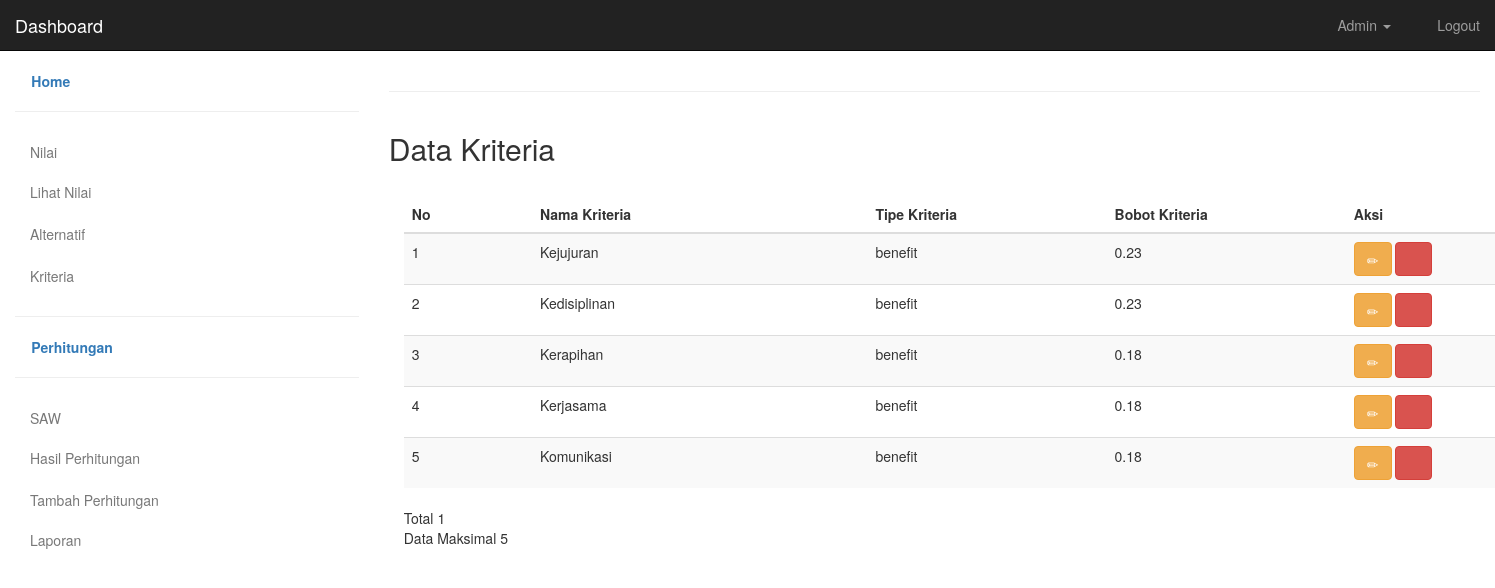
Page /kriteria.php on the committed database.
### tables this page shows
CREATE TABLE IF NOT EXISTS `kriteria` (
  `id_kriteria` int(11) NOT NULL,
  `nama_kriteria` varchar(255) NOT NULL,
  `tipe_kriteria` varchar(10) NOT NULL,
  `bobot_kriteria` double NOT NULL
);

### includes/kriteria.inc.php (called while the page is built, shortened)
<?php
class Kriteria{
	private $conn;
	private $table_name = "kriteria";
	public function __construct($db){
		$this->conn = $db;
	}
	function readHasil(){
		$query = 'SELECT SUM(bobot_kriteria) from `kriteria`';
		$stmt = $this->conn->prepare( $query );
		$stmt->execute();
		return $stmt;
	}
	function readAll(){
		$query = "SELECT * FROM ".$this->table_name." ORDER BY id_kriteria ASC";
		$stmt = $this->conn->prepare( $query );
		$stmt->execute();
		return $stmt;
	}
}
?>

### kriteria.php (the view, shortened to what this page needs)
<!DOCTYPE html>
<html lang="en">
    <head>
        <link href="css/bootstrap.min.css" rel="stylesheet">
        <link href="css/styles.css" rel="stylesheet">
    </head>
    <body>
<div id="top-nav" class="navbar navbar-inverse navbar-static-top">
    <div class="container-fluid">
        <div class="navbar-header">
            <a class="navbar-brand" href="#">Dashboard</a>
        </div>
        <div class="navbar-collapse collapse">
            <ul class="nav navbar-nav navbar-right">
                <li class="dropdown">
                    <a class="dropdown-toggle" role="button" data-toggle="dropdown" href="#"><i class="glyphicon glyphicon-user"></i> Admin <span class="caret"></span></a>
                </li>
                <li><a href="#"><i class="glyphicon glyphicon-lock"></i> Logout</a></li>
            </ul>
        </div>
    </div>
</div>
<div class="container-fluid">
    <div class="row">
        <div class="col-sm-3">
            <a href="#"><strong><i class="glyphicon glyphicon-wrench"></i> Home</strong></a>
            <hr>
            <ul class="nav nav-stacked">
                <li class="nav-header"> <a href="#" data-toggle="collapse" data-target="#userMenu">Nilai <i class="glyphicon glyphicon-chevron-down"></i></a>
                    <ul class="nav nav-stacked collapse in" id="userMenu">
                        </li>
                        <li><a href="nilai.php">Lihat Nilai</a>
                        </li>
                    </ul>
                <li class="nav-header"> <a href="#" data-toggle="collapse" data-target="#menu2"> Alternatif <i class="glyphicon glyphicon-chevron-right"></i></a>
                        </li>
                <li class="nav-header">
                    <a href="#" data-toggle="collapse" data-target="#menu3"> Kriteria <i class="glyphicon glyphicon-chevron-right"></i></a>
                </li>
            <hr>
            <a href="#"><strong><i class="glyphicon glyphicon-list"></i> Perhitungan</strong></a>
            <hr>
             <ul class="nav nav-stacked">
                <li class="nav-header"> <a href="#" data-toggle="collapse" data-target="#perhitungan">SAW <i class="glyphicon glyphicon-chevron-down"></i></a>
                    <ul class="nav nav-stacked collapse in" id="perhitungan">
                        </li>
                        <li><a href="saw.php">Hasil Perhitungan</a>
                        </li>
                        <li><a href="tambah_saw.php">Tambah Perhitungan</a>
                        </li>
                    </ul>
                <ul class="nav nav-stacked">
               <li class="nav-header"> <a href="laporan.php" data-toggle="collapse" data-target="#laporan">Laporan<i class="glyphicon glyphicon-chevron-down"></i></a>
        </div>
        <div class="col-sm-9">
            <hr>
                 <?php
include_once 'header.php';
include_once 'includes/kriteria.inc.php';
$pro = new Kriteria($db);
$stmt = $pro->readAll();
?>
    <div class="row">
        <h2>Data Kriteria</h2>
        <div class="col-md-4 text-left">
        </div>
        <div class="col-md-6 text-right">
        </div>
    </div>
    <br/>
    <table  class="table table-striped " id="tabeldata">
        <thead>
            <tr>
                <th width="20px">No</th>
                <th width="20px">Nama Kriteria</th>
                <th width="20px">Tipe Kriteria</th>
                <th width="20px">Bobot Kriteria</th>
                <th width="20px">Aksi</th>
            </tr>
        </thead>
        <tbody  >
<?php
$no=1;
while ($row = $stmt->fetch(PDO::FETCH_ASSOC)){
?>
            <tr>
                <td><?php echo $no++  ?></td>
                <td><?php echo $row['nama_kriteria'] ?></td>
                <td><?php echo $row['tipe_kriteria'] ?></td>
                <td><?php echo $row['bobot_kriteria'] ?></td>
                <td >
                    <a href="ubah_kriteria.php?id=<?php echo $row['id_kriteria'] ?>" class="btn btn-warning"><span class="glyphicon glyphicon-pencil" aria-hidden="true"></span></a>
                    <a href="kriteria-hapus.php?id=<?php echo $row['id_kriteria'] ?>" onclick="return confirm('Yakin ingin menghapus data')" class="btn btn-danger"><span class="glyphicon glyphicon-trash" aria-hidden="true"></span></a>
                </td>
            </tr>
<?php
}
?>
        </tbody>
    </table>
   <?php
 $pro = new Kriteria($db);
    $stmt = $pro->readHasil();
  while($row1=$stmt->fetch(PDO::FETCH_ASSOC))
  {
    $jum_nilai=$row1['SUM(bobot_kriteria)'];
 ?>
  <tr>
    <td class="foot">Total</td>
    <td class="foot"><?php echo $jum_nilai ?></td>
  </tr><br>
  <?php } ?>
  <?php
        if ($no >5 )
        {
        echo "Data Maksimal 5";
        }
        else{
            ?>
            <button onclick="location.href='tambah_nilai.php'" class="btn btn-primary">Tambah Data</button>
        <?php
        }
        ?>
	</body>
</html>

### css/styles.css (style rules this page uses)
.navbar-static-top { margin-bottom:20px; }
i { font-size:16px; }
.nav > li > a { color:#787878; }

### rows in the picture
kriteria: nama_kriteria "Kejujuran", tipe_kriteria "benefit", bobot_kriteria "0.23"
kriteria: nama_kriteria "Kedisiplinan", tipe_kriteria "benefit", bobot_kriteria "0.23"
kriteria: nama_kriteria "Kerapihan", tipe_kriteria "benefit", bobot_kriteria "0.18"
kriteria: nama_kriteria "Kerjasama", tipe_kriteria "benefit", bobot_kriteria "0.18"
kriteria: nama_kriteria "Komunikasi", tipe_kriteria "benefit", bobot_kriteria "0.18"

### other values in the picture
$jum_nilai "1"
